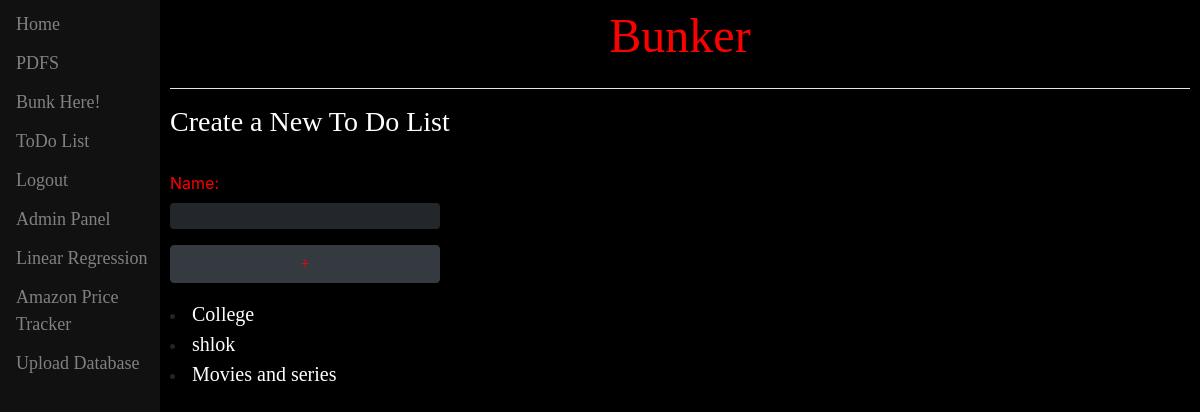
The page /tdcreate/ (signed in) on the database its author committed.
### page1/models.py (models this page shows, shortened)
class ToDo(models.Model):
	name = models.CharField(max_length=200)

### page1/views.py (the view)
# urls.py: path('tdcreate/',views.td_create, name='todo_create'),
def td_create(request):
    ls = ToDo.objects.all()
    if request.method == "POST":
        form = Td_create(request.POST)
        if form.is_valid():
            n = form.cleaned_data['name']
            t = ToDo(name=n)
            t.save()
            return HttpResponseRedirect("/td/%i" %t.id)
    else:
        form = Td_create()
    return render(request, 'page1/tdcreate.html', {"form":form, 'ls':ls,})

### page1/forms.py
class Td_create(forms.Form):
    name = forms.CharField(label="Name", max_length=200)

### page1/templates/page1/tdcreate.html (shortened to what this page needs)
{% extends 'page1/base.html' %}
{% block content %}
	<h3>Create a New To Do List</h3>
	<br>
	<form method="post", action="/tdcreate/" class="form-group">
		{{form.as_p}}
		<p><input name="save", type="submit", class="btn btn-dark" value="+"></p>
	</form>
	{% for x in ls %}
	<li><a href="/td/{{x.id}}">{{x.name}}</a></li>
	{% endfor %}
{% endblock %}

### page1/templates/page1/tdcreate.html (style rules this page uses)
input { color: white; display: block; width: 270px; text-align: left; background-color: #23272B; font-family:'Tw Cen MT'; border: 0px; border-radius: 4px; }
input[type='submit'] { color: red; align-self:flex-end; color: red; display: block; width: 270px; text-align: center; }
form { color: red; }
a { color: white; font-family: 'TW Cen MT'; font-size: 20px; }
h3 { color: white; font-family: 'TW Cen MT'; }

### rows shown on the page
ToDo: name "College"
ToDo: name "shlok"
ToDo: name "Movies and series"
